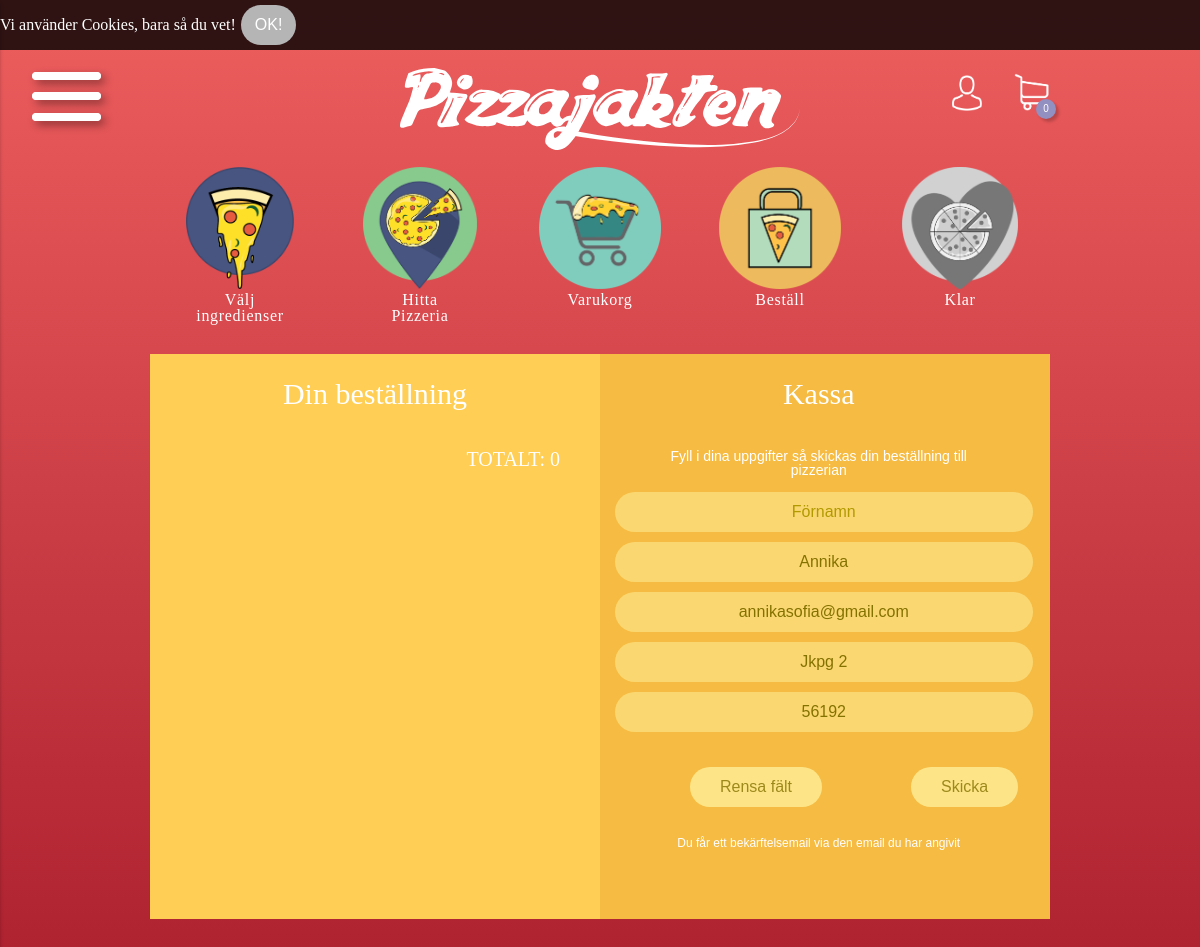
Page /kassa.php (signed in) on the earlier database version.
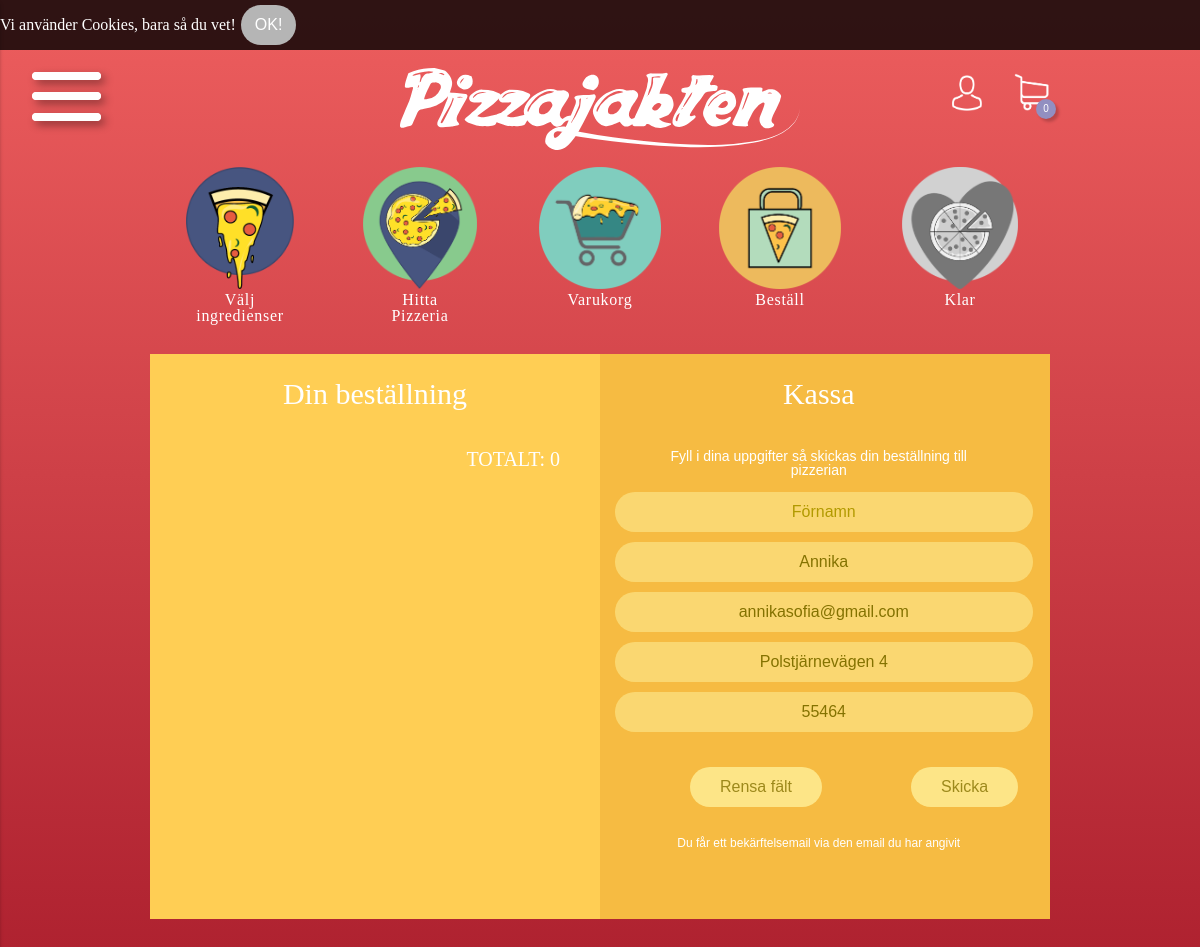
Same page on the later database version.
### tables this page shows
CREATE TABLE `user` (
  `id` int(4) NOT NULL,
  `name` varchar(255) NOT NULL,
  `user_lvl` int(11) NOT NULL DEFAULT '0',
  `adress` varchar(255) DEFAULT '0',
  `post_nr` int(8) DEFAULT '0',
  `email` varchar(255) NOT NULL,
  `username` varchar(255) NOT NULL,
  `password` varchar(255) NOT NULL,
  `active` tinyint(1) NOT NULL DEFAULT '0',
  `town` int(11) DEFAULT NULL,
  `ort` varchar(55) DEFAULT NULL
);

### kassa.php (the view, shortened to what this page needs)
<?php
	include 'header.php';
?>
<main class="left kassa">
	<h2 class="order">Din beställning</h2>
	<?php
        $conn = connect_to_db();
        $sql =  "SELECT user.name, user.email, user.adress, user.post_nr FROM user where id = ? LIMIT 1";
        $stmt = $conn->prepare($sql);
		$stmt->bind_param("s", $_SESSION['user']['nr']);
		$stmt->execute();
		$stmt->bind_result($namn, $email, $adress, $post_nr);
        $enamn = array_map('trim', explode(' ', $namn));
        $enamn = end($enamn);
        $fnamn = str_replace($enamn,'', $namn);
    ?>
    <div class="total"><p>TOTALT: <?php echo $items_in_cart; ?></p></div>
</main>
<main class="right kassa">
	<h2 class="order">Kassa</h2>
	<h3 id="kassaH3">Fyll i dina uppgifter så skickas din beställning till pizzerian</h3>
		<form class="kassa" action="klar.php" method="POST">
		  <input type="text" value="<?php echo $fnamn;?>" name="firstname" placeholder="Förnamn" required>
		  <input type="text" value="<?php echo $enamn;?>" name="lastname" placeholder="Efternamn" required>
		  <input type="email" value="<?php echo $email;?>" name="mail" placeholder="din.mail@hungrig.nu" required>
		  <input type="text" value="<?php echo $adress;?>" name="Adress" placeholder="Adress" required>
		  <input type="tel" value="<?php echo $post_nr;?>" name="Adress" placeholder="Postnummer" required>
		  	<input type="reset" value="Rensa fält">
		  	<input type="submit" value="Skicka">
		</form>
	<p id="kassaP">Du får ett bekärftelsemail via den email du har angivit</p>
</main>
<?php
	include 'footer.php';
?>

### header.php (shortened to what this page needs)
<?php
	if (isset($_SESSION['shopping-cart'])) {
	$items_in_cart = is_array($_SESSION['shopping-cart']) ? count($_SESSION['shopping-cart']) : 0 ;
	}
	else{
		$items_in_cart = 0 ;
	}
?>
<!DOCTYPE html>
<html lang="en">
<head>
	<link rel="stylesheet" type="text/css" href="css/main.css">
	<link rel="stylesheet" type="text/css" href="./css/main.css">
<?php
	$link = explode('/', $_SERVER['REQUEST_URI']);
	$page = end($link);
	$page_nr = 1;
	$page = explode(".", $page)[0];
	switch ($page) {
		case "kassa":
			$page_nr = 4;
			break;
	}
?>
</head>
<body>
	<?php
	if(!isset($_COOKIE['Cookie_bar'])) {
    ?>
    <div class="cookie">
        <p>Vi använder Cookies, bara så du vet!</p><button id="cookie_button">OK!</button>
    </div>
	<?php } ?>
<div class="container">
	<header>
		<img id="burger" class="shadow" src="images/burger.png"/>
		<a href="index.php" class="logga"><img src="images/logotyp.svg" alt="Logga"></a>
		<?php
		if(isset($_SESSION['user'])){
        	echo '<a href="Min-Sida.php"><img id="user" src="images/user.png" alt="min sida"></a>';
		}else{
        	echo '<a href="logIn.php"><img id="user" src="images/user.png" alt="min sida"></a>';
		}
		?>
        <a href="varukorg.php"><img id="cart" src="images/cart.png"><div class="counter2"><?php echo $items_in_cart; ?></div></a>
	</header>
<?php
	if(!isset($no_balls)){
	?>
	<div class="progretion">
		<ul>
		<li>
			<a class= "active" href="index.php">
				<img src="images/pizza1.png"/>
				<p>Välj ingredienser</p>
			</a>
		</li>
		<li>
			<a class="<?php echo isset($page_nr) && $page_nr >= 2 ? 'active' : null; ?>" href="<?php echo isset($page_nr) && $page_nr == 2 ? 'pizzerior.php' : '#' ?>">
				<img src="images/pizza2.png">
				<p>Hitta Pizzeria</p>
			</a>
		</li>
		<li>
			<a class=" <?php echo (isset($page_nr) && $page_nr > 2) || $items_in_cart > 0  ? 'active' : null; ?>" href="<?php echo (isset($page_nr) && $page_nr > 2) || $items_in_cart > 0 ? 'varukorg.php' : '#' ?>">
				<img src="images/pizza3.png">
				<p>Varukorg</p>
			</a>
		</li>
		<li>
			<a class=" <?php echo isset($page_nr) && $page_nr > 3 ? 'active' : null; ?>" href="<?php echo isset($page_nr) && $page_nr > 3 ? 'kassa.php' : '#' ?>">
				<img src="images/pizza4.png">
				<p>Beställ</p>
			</a>
		</li>
		<li>
			<a class=" <?php echo isset($page_nr) && $page_nr > 4 ? 'active' : null; ?>" href="#">
				<img src="images/pizza5.png">
				<p>Klar</p>
			</a>
		</li>
		</ul>
	</div>
<?php
	}
?>

### footer.php (shortened to what this page needs)
</div>
</body>
</html>

Differences in the rows shown:
changed user "annikasofia@gmail.com": Adress "Jkpg 2" → "Polstjärnevägen 4"; Adress "56192" → "55464"
